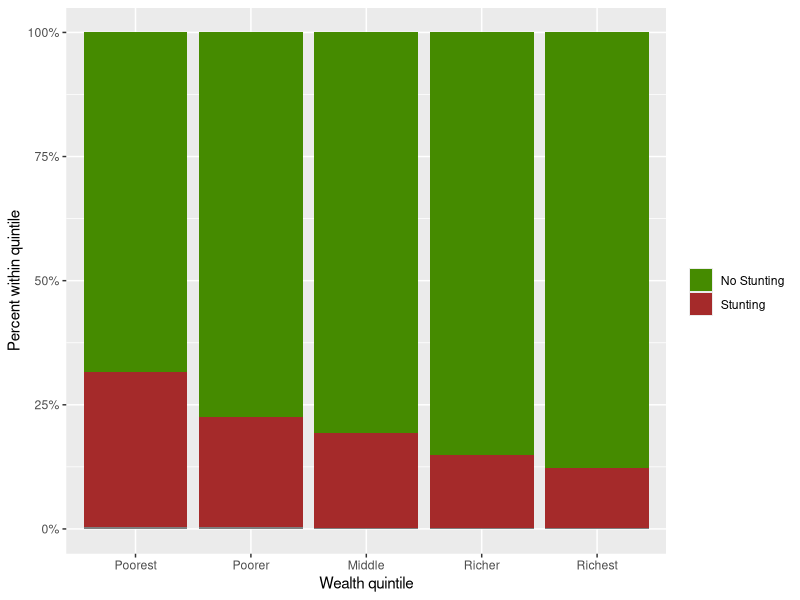
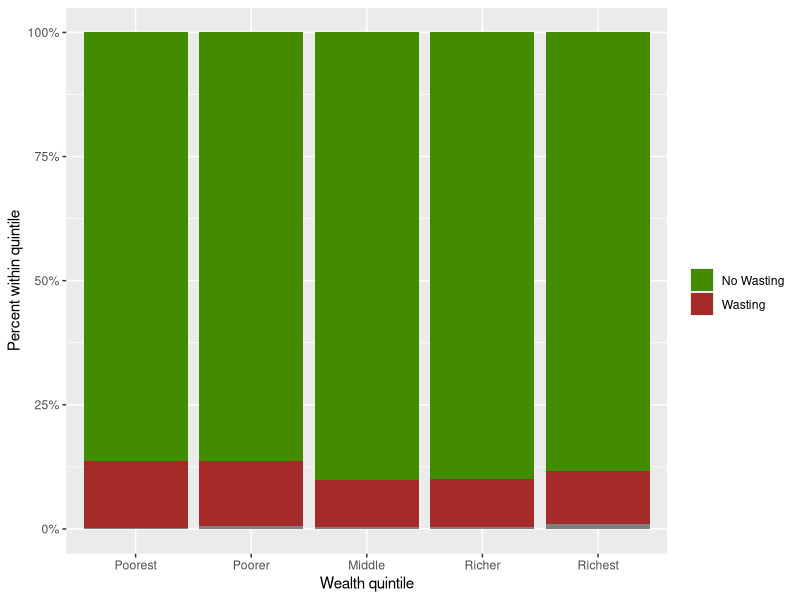
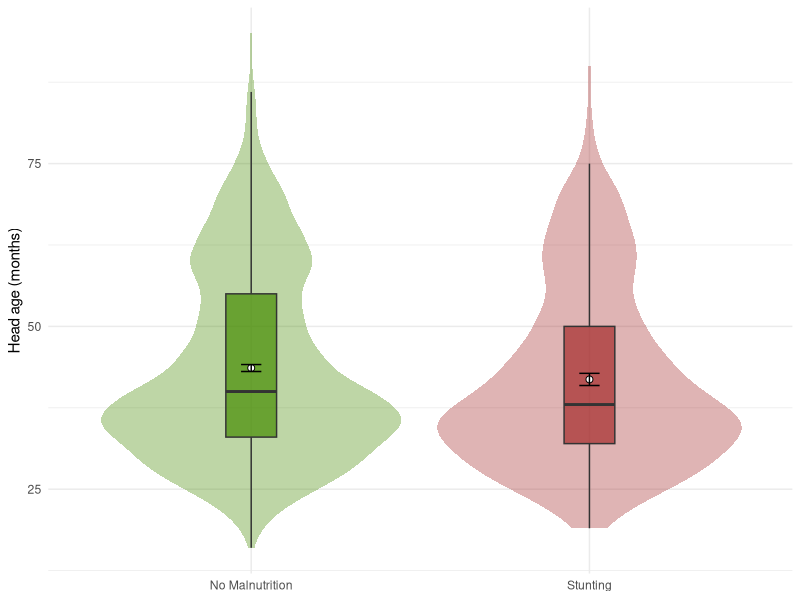
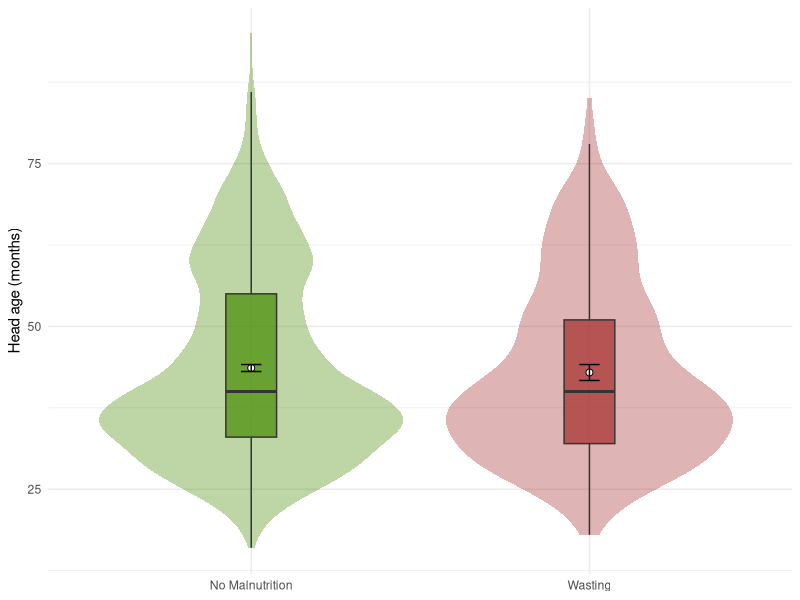

Reproduce these figures in R, in order.
# 2. Comprehensive Exploratory Analysis with Statistical Tests

library(tidyverse)
library(survey)

# Load cleaned data
bdhs_final <- read.csv("data/bdhs_cleaned_final.csv")

# PART 1: BASIC DESCRIPTIVE STATISTICS

# Sample size
cat("\nTotal sample size:", nrow(bdhs_final), "\n")

# Malnutrition prevalence
cat("\n--- Malnutrition Prevalence ---\n")
cat("Stunting:", mean(bdhs_final$stunted, na.rm=T)*100, "%\n")
cat("Wasting:", mean(bdhs_final$wasted, na.rm=T)*100, "%\n")
cat("Underweight:", mean(bdhs_final$underweight, na.rm=T)*100, "%\n")

# Seeing the malnutrition's correlation
table(bdhs_final$stunted, bdhs_final$wasted)
table(bdhs_final$stunted, bdhs_final$underweight)

chisq.test(bdhs_final$wasted, bdhs_final$stunted)
chisq.test(bdhs_final$underweight, bdhs_final$stunted)

# PART 2: OBJECTIVE 1 - WEALTH AND MALNUTRITION

cat("\n==================== OBJECTIVE 1: WEALTH AND MALNUTRITION ====================\n")

# Test different wealth variables
cat("\n--- Testing Different Wealth Variables ---\n")

# 1. Wealth combined (V190)
cat("\n1. Wealth Combined Index:\n")
table(bdhs_final$wealth_combined)

# 2. Wealth urban/rural specific (V190A)
cat("\n2. Wealth Urban/Rural Index:\n")
table(bdhs_final$wealth_urban_rural)

# Chi-square tests for categorical wealth
cat("\n--- Chi-square Tests: Wealth Categories vs Malnutrition ---\n")

# Stunting
cat("\nStunting by wealth quintiles:\n")
stunting_wealth_tab <- table(bdhs_final$stunted, bdhs_final$wealth_quintile)
stunting_wealth_tab
print(prop.table(stunting_wealth_tab, 2) * 100)
ggplot(bdhs_final, aes(wealth_quintile, fill = factor(stunted))) +
  geom_bar(position = "fill") +
  scale_fill_manual(
    name = "",
    breaks = c("0","1"),
    labels = c("0" = "No Stunting", "1" = "Stunting"),
    values = c("0" = "chartreuse4",  
               "1" = "brown"), 
    ) +
  scale_x_discrete(limits = c("Poorest","Poorer","Middle","Richer","Richest")) +
  scale_y_continuous(labels = scales::percent) +
  labs(x = "Wealth quintile", y = "Percent within quintile")
chisq.test(stunting_wealth_tab)

# Wasting
cat("\nWasting by wealth quintiles:\n")
wasting_wealth_tab <- table(bdhs_final$wasted, bdhs_final$wealth_quintile)
wasting_wealth_tab
print(prop.table(wasting_wealth_tab, 2) * 100)
ggplot(bdhs_final, aes(wealth_quintile, fill = factor(wasted))) +
  geom_bar(position = "fill") +
  scale_fill_manual(
    name = "",
    breaks = c("0","1"),
    labels = c("0" = "No Wasting", "1" = "Wasting"),
    values = c("0" = "chartreuse4",  
               "1" = "brown"), 
  ) +
  scale_x_discrete(limits = c("Poorest","Poorer","Middle","Richer","Richest")) +
  scale_y_continuous(labels = scales::percent) +
  labs(x = "Wealth quintile", y = "Percent within quintile")
chisq.test(wasting_wealth_tab)

# Underweight
cat("\nUnderweight by wealth quintiles:\n")
uw_wealth_tab <- table(bdhs_final$underweight, bdhs_final$wealth_quintile)
uw_wealth_tab
print(prop.table(uw_wealth_tab, 2) * 100)
chisq.test(uw_wealth_tab)

# Trend test using numeric wealth index
cat("\n--- Trend Test: Wealth as Continuous Variable ---\n")

# Correlation between wealth index and malnutrition
cor.test(bdhs_final$wealth_urban_rural, bdhs_final$stunted)
cor.test(bdhs_final$wealth_urban_rural, bdhs_final$wasted)
cor.test(bdhs_final$wealth_urban_rural, bdhs_final$underweight)

# PART 3: OBJECTIVE 2 - HOUSEHOLD CONDITIONS AND MALNUTRITION
cat("\n==================== OBJECTIVE 2A: HOUSEHOLD STRUCTURES (HEAD) ====================\n")

# T-test: Compare head age between malnourished vs normal
cat("\n--- T-tests: Head Age by Malnutrition Status ---\n")

# Stunting
stunted_head_age <- bdhs_final$head_age[bdhs_final$stunted == 1]
normal_head_age <- bdhs_final$head_age[bdhs_final$any_malnutrition == 0]
t.test(stunted_head_age, normal_head_age)

df_stunting_head_age <- data.frame(
  group = c(rep("Stunting", length(stunted_head_age)),
            rep("No Malnutrition",  length(normal_head_age))),
  head_age = c(stunted_head_age, normal_head_age)
)

ggplot(df_stunting_head_age, aes(group, head_age, fill = group)) +
  geom_violin(trim = TRUE, width = 0.9, alpha = 0.35, color = NA) +
  geom_boxplot(width = 0.15, outlier.shape = NA, alpha = 0.7) +
  stat_summary(fun = mean, geom = "point", size = 2, shape = 21, fill = "white") +
  stat_summary(fun.data = mean_cl_normal, geom = "errorbar", width = 0.06) +
  scale_fill_manual(values = c("No Malnutrition" = "chartreuse4", "Stunting" = "brown")) +
  labs(x = NULL, y = "Head age (months)", fill = NULL) +
  theme_minimal() + theme(legend.position = "none")

# Wasting  
wasted_head_age <- bdhs_final$head_age[bdhs_final$wasted == 1]
t.test(wasted_head_age, normal_head_age)

df_wasting_head_age <- data.frame(
  group = c(rep("Wasting", length(wasted_head_age)),
            rep("No Malnutrition",  length(normal_head_age))),
  head_age = c(wasted_head_age, normal_head_age)
)

ggplot(df_wasting_head_age, aes(group, head_age, fill = group)) +
  geom_violin(trim = TRUE, width = 0.9, alpha = 0.35, color = NA) +
  geom_boxplot(width = 0.15, outlier.shape = NA, alpha = 0.7) +
  stat_summary(fun = mean, geom = "point", size = 2, shape = 21, fill = "white") +
  stat_summary(fun.data = mean_cl_normal, geom = "errorbar", width = 0.06) +
  scale_fill_manual(values = c("No Malnutrition" = "chartreuse4", "Wasting" = "brown")) +
  labs(x = NULL, y = "Head age (months)", fill = NULL) +
  theme_minimal() + theme(legend.position = "none")

# Underweight  
uw_head_age <- bdhs_final$head_age[bdhs_final$underweight == 1]
t.test(uw_head_age, normal_head_age)

# Head Sex Analysis
cat("\n--- Chi-square Test: Head Sex ---\n")
cat("Stunting & Head Sex")
chisq.test(table(bdhs_final$stunted, bdhs_final$head_sex))

cat("Wasting & Head Sex")
chisq.test(table(bdhs_final$wasted, bdhs_final$head_sex))

chisq.test(table(bdhs_final$underweight, bdhs_final$head_sex))

# Relationship to head Analysis
cat("\n--- Chi-square Test: Relationship ---\n")
cat("Stunting & Relationship")
chisq.test(table(bdhs_final$stunted, bdhs_final$relationship))

cat("Wasting & Relationship")
chisq.test(table(bdhs_final$wasted, bdhs_final$relationship))

chisq.test(table(bdhs_final$underweight, bdhs_final$relationship))

cat("\n==================== OBJECTIVE 2B: HOUSEHOLD SIZE ====================\n")

# Descriptive statistics
cat("\n--- Household Size Distribution ---\n")
cat("Mean:", mean(bdhs_final$household_members), "\n")
cat("Median:", median(bdhs_final$household_members), "\n")
cat("SD:", sd(bdhs_final$household_members), "\n")

# T-test: Compare household size between malnourished vs normal
cat("\n--- T-tests: Household Size by Malnutrition Status ---\n")

# Stunting
stunted_hh_size <- bdhs_final$household_members[bdhs_final$stunted == 1]
normal_hh_size <- bdhs_final$household_members[bdhs_final$any_malnutrition == 0]
t.test(stunted_hh_size, normal_hh_size)

# Wasting
wasted_hh_size <- bdhs_final$household_members[bdhs_final$wasted == 1]
t.test(wasted_hh_size, normal_hh_size)

# Underweight
uw_hh_size <- bdhs_final$household_members[bdhs_final$underweight == 1]
t.test(uw_hh_size, normal_hh_size)

# Categorical household size
cat("\n--- Chi-square Test: Household Size Categories ---\n")
cat("Stunting & Household size")
chisq.test(table(bdhs_final$stunted, bdhs_final$household_size_cat))
cat("Wasting & Household size")
chisq.test(table(bdhs_final$wasted, bdhs_final$household_size_cat))

chisq.test(table(bdhs_final$underweight, bdhs_final$household_size_cat))

cat("\n==================== OBJECTIVE 2C: NUMBER OF CHILDREN ====================\n")

# Test different children variables
cat("\n--- Comparing Different Children Variables ---\n")

# 1. Total children ever born
cat("\n1. Total children ever born:\n")
cat("Mean:", mean(bdhs_final$total_children_born), "\n")
cor.test(bdhs_final$total_children_born, bdhs_final$stunted)
cor.test(bdhs_final$total_children_born, bdhs_final$wasted)
cor.test(bdhs_final$total_children_born, bdhs_final$underweight)

# 2. Births in last 5 years
cat("\n2. Births in last 5 years:\n")
cat("Mean:", mean(bdhs_final$births_last5y), "\n")
cor.test(bdhs_final$births_last5y, bdhs_final$stunted)
cor.test(bdhs_final$births_last5y, bdhs_final$wasted)
cor.test(bdhs_final$births_last5y, bdhs_final$underweight)

# 3. Living children
cat("\n3. Living children:\n")
cat("Mean:", mean(bdhs_final$living_children), "\n")
cor.test(bdhs_final$living_children, bdhs_final$stunted)
cor.test(bdhs_final$living_children, bdhs_final$wasted)
cor.test(bdhs_final$living_children, bdhs_final$underweight)


# T-tests for total children ever born (most relevant)
cat("\n--- T-tests: Children by Malnutrition Status ---\n")

# Stunting
stunted_children <- bdhs_final$total_children_born[bdhs_final$stunted == 1]
normal_children <- bdhs_final$total_children_born[bdhs_final$any_malnutrition == 0]
t.test(stunted_children, normal_children)

# Wasting
wasted_children <- bdhs_final$births_last5y[bdhs_final$wasted == 1]
t.test(wasted_children, normal_children)

# Underweight
uw_children <- bdhs_final$births_last5y[bdhs_final$underweight == 1]
t.test(uw_children, normal_children)

# Chi-square for categorical
cat("\n--- Chi-square Test: Children Categories ---\n")
chisq.test(table(bdhs_final$stunted, bdhs_final$children_cat))
chisq.test(table(bdhs_final$wasted, bdhs_final$children_cat))
chisq.test(table(bdhs_final$underweight, bdhs_final$children_cat))


# PART 4: OBJECTIVE 3 - WEALTH AND HOUSEHOLD COMPOSITION ASSOCIATION

cat("\n==================== OBJECTIVE 3: WEALTH-HOUSEHOLD ASSOCIATION ====================\n")

# Correlation analysis
cat("\n--- Correlations with Wealth ---\n")

cor_headage_hh <- cor.test(bdhs_final$wealth_urban_rural, bdhs_final$head_age)
cat("Wealth and Head Age: r =", cor_headage_hh$estimate, ", p =", cor_headage_hh$p.value, "\n")

cor_wealth_hh <- cor.test(bdhs_final$wealth_urban_rural, bdhs_final$household_members)
cat("Wealth and HH size: r =", cor_wealth_hh$estimate, ", p =", cor_wealth_hh$p.value, "\n")

cor_wealth_total_children <- cor.test(bdhs_final$wealth_urban_rural, bdhs_final$total_children_born)
cat("Wealth and total children born: r =", cor_wealth_total_children$estimate, ", p =", cor_wealth_total_children$p.value, "\n")

# Cross-tabulation
cat("\n--- Cross-tabulation: Wealth by HH Size Category ---\n")
wealth_hh_table <- table(bdhs_final$wealth_quintile, bdhs_final$household_size_cat)
print(prop.table(wealth_hh_table, 1) * 100)
chisq.test(wealth_hh_table)

cat("\n--- Cross-tabulation: Wealth by Children Number Category ---\n")
wealth_child_table <- table(bdhs_final$wealth_quintile, bdhs_final$children_cat)
print(prop.table(wealth_child_table, 1) * 100)
chisq.test(wealth_child_table)

# PART 5: OBJECTIVE 4 - PARENT EDUCATION AND MALNUTRITION

cat("\n==================== OBJECTIVE 4: PARENT EDUCATION ====================\n")

# Descriptive statistics
cat("\n--- Education Distribution ---\n")
cat("Mother's education - Mean:", mean(bdhs_final$mother_edu_years), "years\n")
cat("Father's education - Mean:", mean(bdhs_final$father_edu_years), "years\n")
cat("Average parent education - Mean:", mean(bdhs_final$average_parent_edu), "years\n")

# T-tests for education by malnutrition status
cat("\n--- T-tests: Education by Stunting Status ---\n")

# Mother's education
stunted_mother_edu <- bdhs_final$mother_edu_years[bdhs_final$stunted == 1]
normal_mother_edu <- bdhs_final$mother_edu_years[bdhs_final$any_malnutrition == 0]
t_test_mother <- t.test(stunted_mother_edu, normal_mother_edu)
cat("\nMother's education:\n")
cat("  Stunted:", mean(stunted_mother_edu, na.rm=T), "years\n")
cat("  Normal:", mean(normal_mother_edu, na.rm=T), "years\n")
cat("  T-test: t =", t_test_mother$statistic, ", p =", t_test_mother$p.value, "\n")

# Father's education
stunted_father_edu <- bdhs_final$father_edu_years[bdhs_final$stunted == 1]
normal_father_edu <- bdhs_final$father_edu_years[bdhs_final$any_malnutrition == 0]
t_test_father <- t.test(stunted_father_edu, normal_father_edu)
cat("\nFather's education:\n")
cat("  Stunted:", mean(stunted_father_edu, na.rm=T), "years\n")
cat("  Normal:", mean(normal_father_edu, na.rm=T), "years\n")
cat("  T-test: t =", t_test_father$statistic, ", p =", t_test_father$p.value, "\n")

# Average parent education
stunted_avg_edu <- bdhs_final$average_parent_edu[bdhs_final$stunted == 1]
normal_avg_edu <- bdhs_final$average_parent_edu[bdhs_final$any_malnutrition == 0]
t_test_avg <- t.test(stunted_avg_edu, normal_avg_edu)
cat("\nAverage parent education:\n")
cat("  Stunted:", mean(stunted_avg_edu, na.rm=T), "years\n")
cat("  Normal:", mean(normal_avg_edu, na.rm=T), "years\n")
cat("  T-test: t =", t_test_avg$statistic, ", p =", t_test_avg$p.value, "\n")

# Chi-square for education categories
cat("\n--- Chi-square Tests: Education Categories ---\n")
mother_edu_cat_test <- chisq.test(table(bdhs_final$stunted, bdhs_final$mother_edu_cat))
cat("Mother's education category: X² =", mother_edu_cat_test$statistic, 
    ", p =", mother_edu_cat_test$p.value, "\n")

father_edu_cat_test <- chisq.test(table(bdhs_final$stunted, bdhs_final$father_edu_cat))
cat("Father's education category: X² =", father_edu_cat_test$statistic, 
    ", p =", father_edu_cat_test$p.value, "\n")

# We will use average parent education years as the final one since parent's impact on malnutrition is basically same

# PART 6: URBAN vs RURAL DIFFERENCES

cat("\n==================== URBAN vs RURAL ====================\n")

# Basic distribution
cat("\n--- Residence Distribution ---\n")
residence_table <- table(bdhs_final$residence)
print(residence_table)
print(prop.table(residence_table) * 100)

# Malnutrition by residence
cat("\n--- Malnutrition by Residence ---\n")
stunting_residence <- table(bdhs_final$stunted, bdhs_final$residence)
cat("\nStunting prevalence:\n")
print(prop.table(stunting_residence, 2) * 100)
stunting_res_test <- chisq.test(stunting_residence)
cat("Chi-square test: X² =", stunting_res_test$statistic, ", p =", stunting_res_test$p.value, "\n")

wasting_residence <- table(bdhs_final$wasted, bdhs_final$residence)
cat("\nWasting prevalence:\n")
print(prop.table(wasting_residence, 2) * 100)
wasting_res_test <- chisq.test(wasting_residence)
cat("Chi-square test: X² =", wasting_res_test$statistic, ", p =", wasting_res_test$p.value, "\n")

uw_residence <- table(bdhs_final$underweight, bdhs_final$residence)
cat("\nUnderweight prevalence:\n")
print(prop.table(uw_residence, 2) * 100)
uw_res_test <- chisq.test(uw_residence)
cat("Chi-square test: X² =", uw_res_test$statistic, ", p =", uw_res_test$p.value, "\n")

# It is a bit significant
